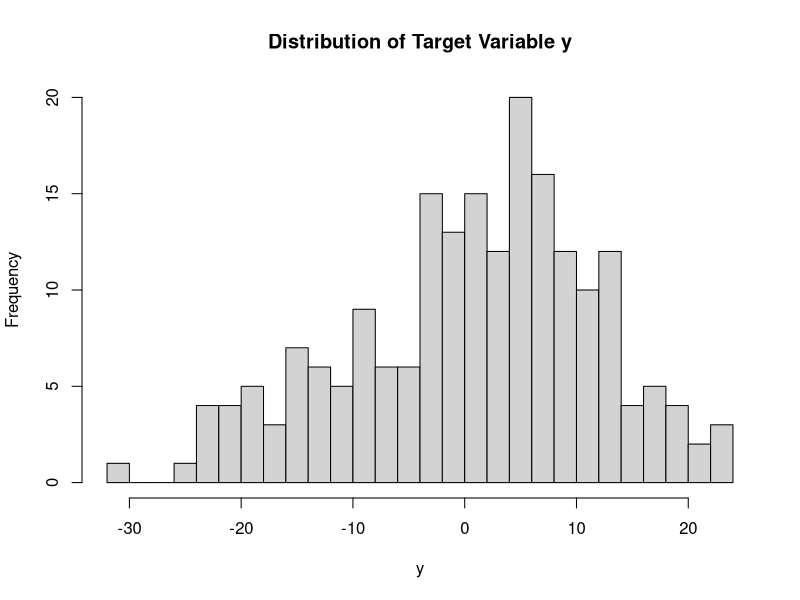
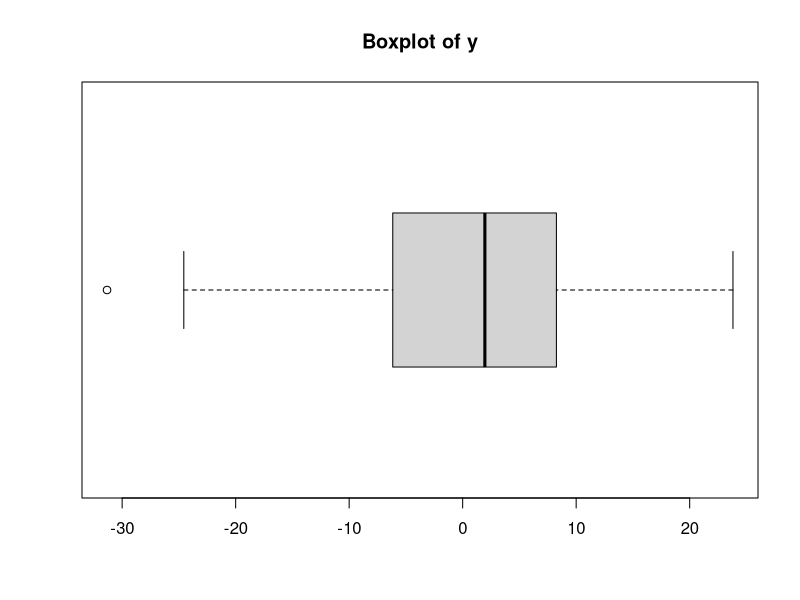
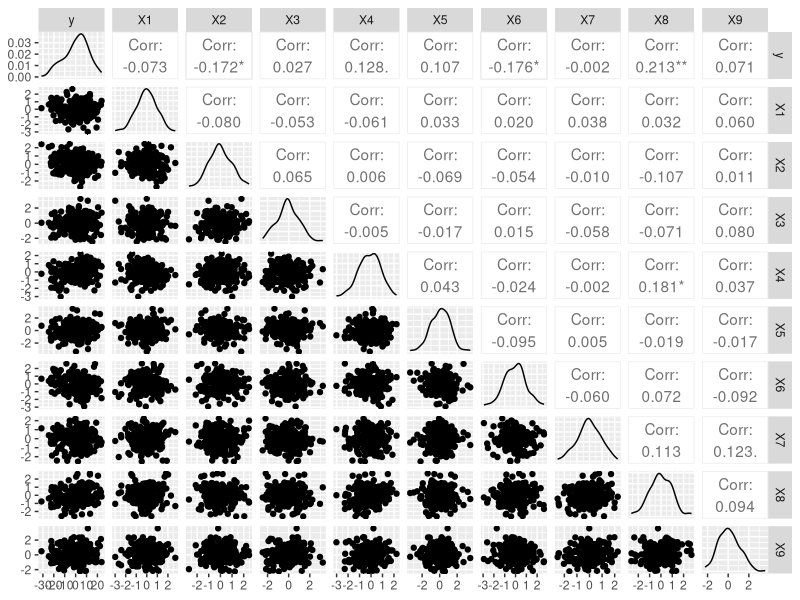
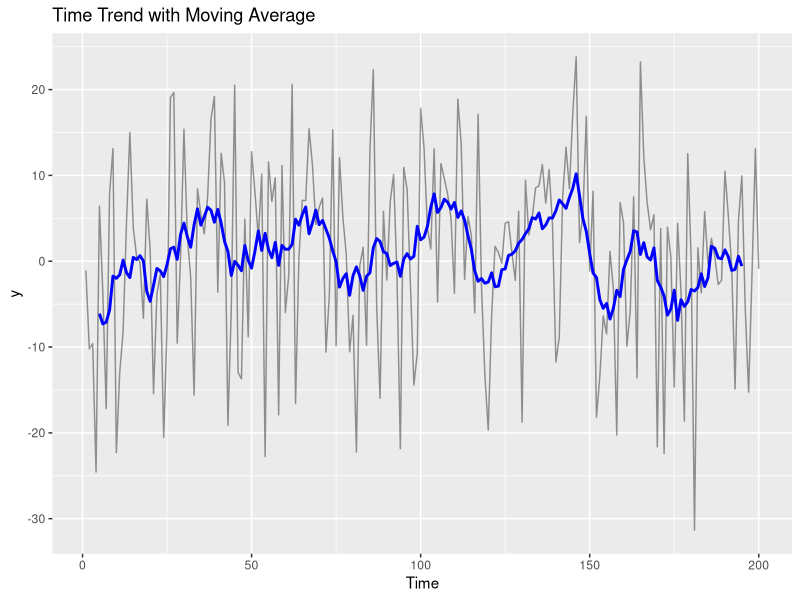
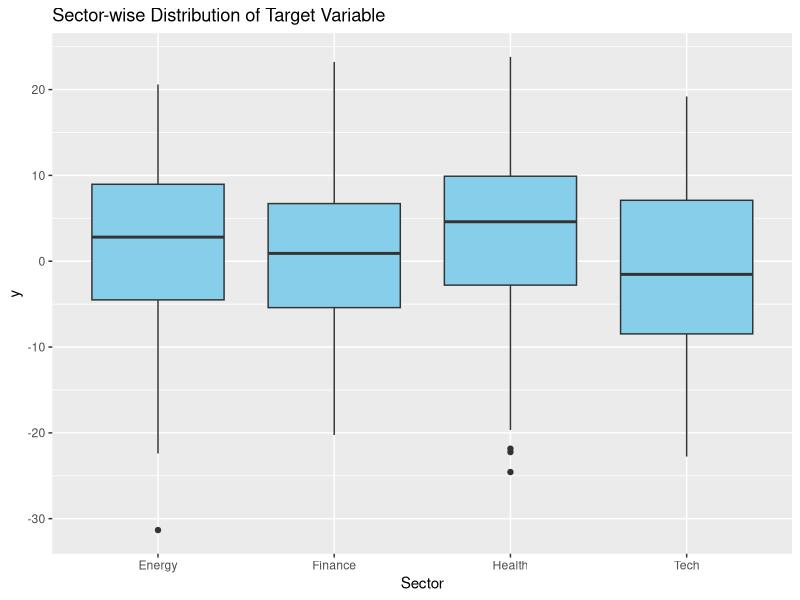
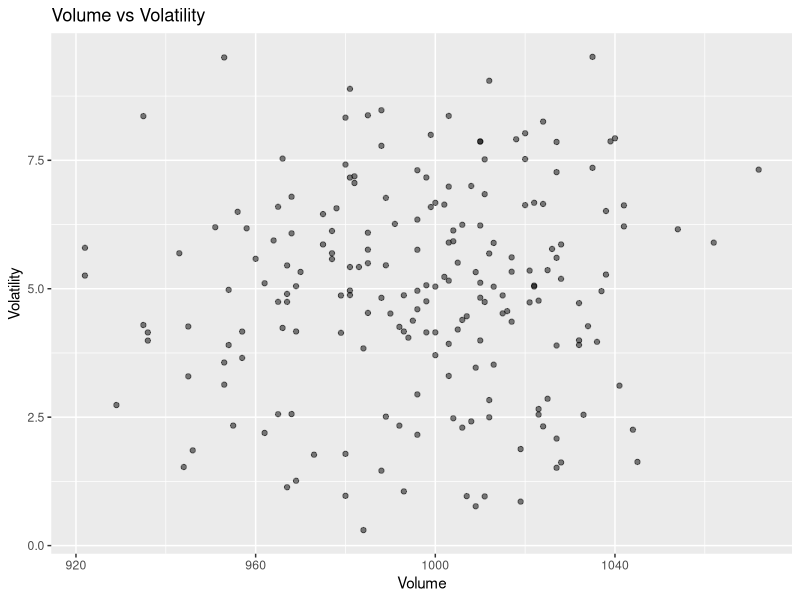
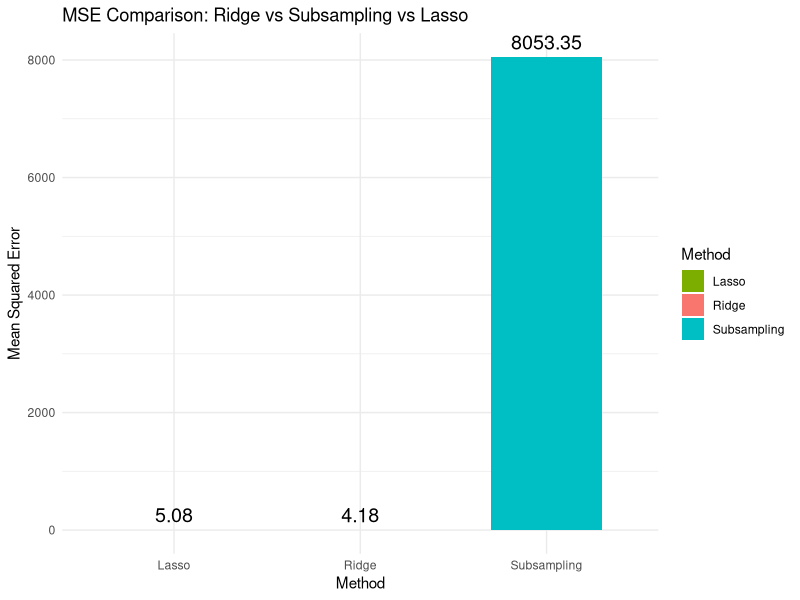
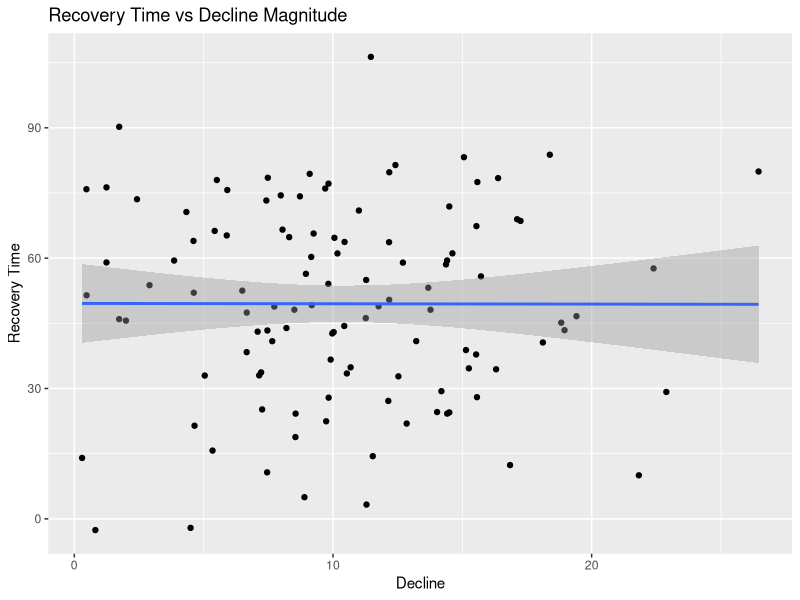

Write R code to recreate these figures, in order.
## ---- chunk 1
knitr::opts_chunk$set(echo = TRUE, warning = FALSE, message = FALSE)
library(ggplot2)
library(dplyr)
library(glmnet)
library(gridExtra)
library(GGally)
library(caret)
library(corrplot)
library(zoo)
## ---- chunk 2
set.seed(42)
n <- 200
p <- 100
X <- matrix(rnorm(n * p), nrow = n)
beta <- rnorm(p)
y <- X %*% beta + rnorm(n)
df <- data.frame(y, X)
## ---- chunk 3
hist(df$y, breaks = 30, main = "Distribution of Target Variable y", xlab = "y")
boxplot(df$y, horizontal = TRUE, main = "Boxplot of y")
## ---- chunk 4
subset_df <- df[, 1:10]
ggpairs(subset_df)
## ---- chunk 5
df$time <- 1:nrow(df)
df$moving_avg <- zoo::rollmean(df$y, 10, fill = NA)
ggplot(df, aes(x = time, y = y)) +
  geom_line(alpha = 0.4) +
  geom_line(aes(y = moving_avg), color = 'blue', size = 1) +
  labs(title = "Time Trend with Moving Average", x = "Time", y = "y")
## ---- chunk 6
set.seed(123)
df$sector <- sample(c("Tech", "Health", "Finance", "Energy"), nrow(df), replace = TRUE)
ggplot(df, aes(x = sector, y = y)) +
  geom_boxplot(fill = "skyblue") +
  labs(title = "Sector-wise Distribution of Target Variable", x = "Sector", y = "y")
## ---- chunk 7
df$high <- df$y + runif(nrow(df), 0, 5)
df$low <- df$y - runif(nrow(df), 0, 5)
df$volume <- rpois(nrow(df), lambda = 1000)
df$volatility <- df$high - df$low

ggplot(df, aes(x = volume, y = volatility)) +
  geom_point(alpha = 0.5) +
  labs(title = "Volume vs Volatility", x = "Volume", y = "Volatility")
## ---- chunk 8
# Shared Train-Test Split
set.seed(123)
train_idx <- sample(1:n, size = 0.7 * n)
X_train <- X[train_idx, ]
y_train <- y[train_idx]
X_test <- X[-train_idx, ]
y_test <- y[-train_idx]
## ---- chunk 9
cv_ridge <- cv.glmnet(X_train, y_train, alpha = 0)
ridge_model <- glmnet(X_train, y_train, alpha = 0, lambda = cv_ridge$lambda.min)
ridge_pred <- predict(ridge_model, s = cv_ridge$lambda.min, newx = X_test)
ridge_mse <- mean((ridge_pred - y_test)^2)
ridge_mse
## ---- chunk 10
cv_lasso <- cv.glmnet(X_train, y_train, alpha = 1)
lasso_model <- glmnet(X_train, y_train, alpha = 1, lambda = cv_lasso$lambda.min)
lasso_pred <- predict(lasso_model, s = cv_lasso$lambda.min, newx = X_test)
lasso_mse <- mean((lasso_pred - y_test)^2)
lasso_mse
## ---- chunk 11
p <- ncol(X_train)
X_train_df <- as.data.frame(X_train)
X_test_df <- as.data.frame(X_test)
colnames(X_train_df) <- paste0("X", 1:p)
colnames(X_test_df) <- paste0("X", 1:p)

set.seed(123)
ensemble_preds <- replicate(30, {
  sample_idx <- sample(1:nrow(X_train_df), size = floor(0.5 * nrow(X_train_df)))
  lm_data <- data.frame(y = y_train[sample_idx], X_train_df[sample_idx, ])
  model <- lm(y ~ ., data = lm_data)
  predict(model, newdata = X_test_df)
})

ensemble_mean <- rowMeans(ensemble_preds, na.rm = TRUE)
subsample_mse <- mean((ensemble_mean - y_test)^2)
subsample_mse
## ---- chunk 12
mse_df <- data.frame(
  Method = c("Ridge", "Subsampling", "Lasso"),
  MSE = c(ridge_mse, subsample_mse, lasso_mse)
)

ggplot(mse_df, aes(x = Method, y = MSE, fill = Method)) +
  geom_bar(stat = "identity", width = 0.6) +
  geom_text(aes(label = round(MSE, 2)), vjust = -0.5, size = 5) +
  labs(title = "MSE Comparison: Ridge vs Subsampling vs Lasso", x = "Method", y = "Mean Squared Error") +
  theme_minimal() +
  scale_fill_manual(values = c("Ridge" = "#F8766D", "Subsampling" = "#00BFC4", "Lasso" = "#7CAE00"))
## ---- chunk 13
df$crash <- sample(c(TRUE, FALSE), nrow(df), replace = TRUE)
df$decline <- ifelse(df$crash, abs(rnorm(nrow(df), 10, 5)), NA)
df$recovery_time <- ifelse(df$crash, rnorm(nrow(df), 50, 20), NA)

ggplot(na.omit(df), aes(x = decline, y = recovery_time)) +
  geom_point() +
  geom_smooth(method = "lm") +
  labs(title = "Recovery Time vs Decline Magnitude", x = "Decline", y = "Recovery Time")
## ---- chunk 14
df$label <- ifelse(df$y > median(df$y), "High", "Low")
df$label <- as.factor(df$label)
feature_cols <- paste0("X", 1:10)
train_data <- df[train_idx, ]
test_data <- df[-train_idx, ]

model_log <- glm(label ~ ., data = train_data[, c("label", feature_cols)], family = "binomial")
pred_probs <- predict(model_log, newdata = test_data[, feature_cols], type = "response")
pred_class <- ifelse(pred_probs > 0.5, "High", "Low")
pred_class <- factor(pred_class, levels = c("Low", "High"))

confusionMatrix(pred_class, test_data$label)
## ---- chunk 15
simulate_model <- function(n, p, nsim = 100) {
  mse_ridge <- c()
  mse_lasso <- c()
  mse_sub <- c()

  for (i in 1:nsim) {
    X <- matrix(rnorm(n * p), nrow = n)
    beta <- rnorm(p)
    y <- X %*% beta + rnorm(n)

    train_idx <- sample(1:n, size = 0.7 * n)
    X_train <- X[train_idx, ]
    y_train <- y[train_idx]
    X_test <- X[-train_idx, ]
    y_test <- y[-train_idx]

    X_train_df <- as.data.frame(X_train)
    X_test_df <- as.data.frame(X_test)
    colnames(X_train_df) <- paste0("X", 1:p)
    colnames(X_test_df) <- paste0("X", 1:p)

    # Ridge
    cv_ridge <- cv.glmnet(X_train, y_train, alpha = 0)
    ridge_pred <- predict(cv_ridge, s = "lambda.min", newx = X_test)
    mse_ridge <- c(mse_ridge, mean((ridge_pred - y_test)^2))

    # Lasso
    cv_lasso <- cv.glmnet(X_train, y_train, alpha = 1)
    lasso_pred <- predict(cv_lasso, s = "lambda.min", newx = X_test)
    mse_lasso <- c(mse_lasso, mean((lasso_pred - y_test)^2))

    # Subsampling
    preds <- replicate(30, {
      idx <- sample(1:nrow(X_train_df), floor(0.5 * nrow(X_train_df)))
      lm_data <- data.frame(y = y_train[idx], X_train_df[idx, ])
      model <- lm(y ~ ., data = lm_data)
      predict(model, newdata = X_test_df)
    })
    mse_sub <- c(mse_sub, mean((rowMeans(preds, na.rm = TRUE) - y_test)^2))
  }
  list(ridge = mse_ridge, lasso = mse_lasso, subsample = mse_sub)
}

results <- simulate_model(200, 100)
boxplot(data.frame(Ridge = results$ridge, Lasso = results$lasso, Subsampling = results$subsample),
        main = "Bias-Variance Tradeoff", ylab = "MSE")
## ---- chunk 16
sensitivity_results <- sapply(seq(0.3, 0.9, by = 0.1), function(ratio) {
  preds <- replicate(30, {
    idx <- sample(1:nrow(X_train_df), floor(ratio * nrow(X_train_df)))
    lm_data <- data.frame(y = y_train[idx], X_train_df[idx, ])
    model <- lm(y ~ ., data = lm_data)
    predict(model, newdata = X_test_df)
  })
  mean((rowMeans(preds, na.rm = TRUE) - y_test)^2)
})

plot(seq(0.3, 0.9, by = 0.1), sensitivity_results, type = "b",
     xlab = "Subsampling Ratio", ylab = "MSE", main = "Subsampling Sensitivity Analysis")
## ---- chunk 17
pca_result <- prcomp(X, scale. = TRUE)
summary(pca_result)

ggplot(data = data.frame(PC1 = pca_result$x[, 1], PC2 = pca_result$x[, 2]),
       aes(x = PC1, y = PC2)) +
  geom_point(alpha = 0.5) +
  labs(title = "PCA - First Two Principal Components", x = "PC1", y = "PC2")
## ---- chunk 18
cor_matrix <- cor(df[, paste0("X", 1:20)])
corrplot(cor_matrix, method = "color", tl.cex = 0.6)
## ---- chunk 19
# Train-test split
X_train_df <- as.data.frame(X_train)
X_test_df <- as.data.frame(X_test)
colnames(X_train_df) <- paste0("X", 1:ncol(X_train))
colnames(X_test_df) <- paste0("X", 1:ncol(X_test))

# Ridge Regression
cv_ridge <- cv.glmnet(X_train, y_train, alpha = 0)
ridge_pred <- predict(cv_ridge, s = "lambda.min", newx = X_test)
residuals_ridge <- y_test - ridge_pred

# Lasso Regression
cv_lasso <- cv.glmnet(X_train, y_train, alpha = 1)
lasso_pred <- predict(cv_lasso, s = "lambda.min", newx = X_test)
residuals_lasso <- y_test - lasso_pred

# Subsampling Ensemble
ensemble_preds <- replicate(30, {
  idx <- sample(1:nrow(X_train_df), size = floor(0.5 * nrow(X_train_df)))
  lm_data <- data.frame(y = y_train[idx], X_train_df[idx, ])
  model <- lm(y ~ ., data = lm_data)
  predict(model, newdata = X_test_df)
})
ensemble_mean <- rowMeans(ensemble_preds, na.rm = TRUE)
residuals_sub <- y_test - ensemble_mean

# Plot all residuals side by side
par(mfrow = c(1, 3))
plot(residuals_ridge, main = "Ridge Residuals", ylab = "Residual", col = "red", xlab = "Index")
abline(h = 0, col = "black")
plot(residuals_lasso, main = "Lasso Residuals", ylab = "Residual", col = "blue", xlab = "Index")
abline(h = 0, col = "black")
plot(na.omit(residuals_sub), main = "Subsampling Residuals", ylab = "Residual", col = "darkgreen", xlab = "Index")
abline(h = 0, col = "black")
par(mfrow = c(1, 1))

## ---- chunk 20
lambdas <- 10^seq(3, -2, length.out = 100)
ridge_models <- glmnet(X_train, y_train, alpha = 0, lambda = lambdas)
errors <- sapply(1:length(lambdas), function(i) {
  preds <- predict(ridge_models, s = lambdas[i], newx = X_test)
  mean((preds - y_test)^2)
})
plot(log10(lambdas), errors, type = "l", main = "Model Complexity vs Error",
     xlab = "log10(Lambda)", ylab = "MSE")

# Lasso Model Complexity vs Error
lambdas <- 10^seq(3, -2, length.out = 100)
lasso_models <- glmnet(X_train, y_train, alpha = 1, lambda = lambdas)
lasso_errors <- sapply(1:length(lambdas), function(i) {
  preds <- predict(lasso_models, s = lambdas[i], newx = X_test)
  mean((preds - y_test)^2)
})
plot(log10(lambdas), lasso_errors, type = "l", main = "Lasso: Model Complexity vs Error",
     xlab = "log10(Lambda)", ylab = "MSE", col = "blue")

## ---- chunk 21
# Placeholder for real dataset usage
# data_real <- read.csv("your_dataset.csv")
# summary(data_real)
## ---- chunk 22
ggplot(df, aes(x = volume, y = volatility, color = sector)) +
  geom_point(alpha = 0.6, size = 2) +
  theme_minimal() +
  labs(title = "Styled Plot: Volatility by Volume & Sector",
       x = "Volume", y = "Volatility")
